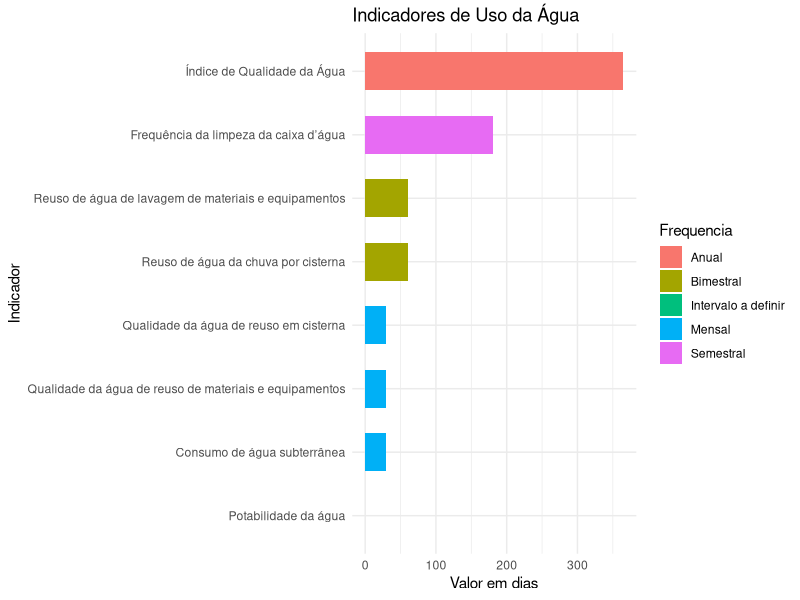

The R script that drew this image:
library(ggplot2)

# Criando um dataframe com os indicadores e suas respectivas frequências
dados <- data.frame(
  Indicador = c("Consumo de água subterrânea", "Frequência da limpeza da caixa d’água", 
                "Reuso de água da chuva por cisterna", "Reuso de água de lavagem de materiais e equipamentos",
               "Potabilidade da água","Índice de Qualidade da Água", "Qualidade da água de reuso em cisterna",
               "Qualidade da água de reuso de materiais e equipamentos"),
  Frequencia = c("Mensal", "Semestral", "Bimestral", "Bimestral", "Intervalo a definir", 
                 "Anual", "Mensal", "Mensal"),
  Valor = c(30, 180, 60, 60, 0, 365, 30, 30)  # Valores hipotéticos para ilustração
)

# Criando um gráfico de barras para visualizar os indicadores
ggplot(dados, aes(x = reorder(Indicador, Valor), y = Valor, fill = Frequencia)) +
  geom_bar(stat = "identity", width = 0.6) +
  coord_flip() +
  labs(title = "Indicadores de Uso da Água",
       x = "Indicador",
       y = "Valor em dias") +
  theme_minimal()
